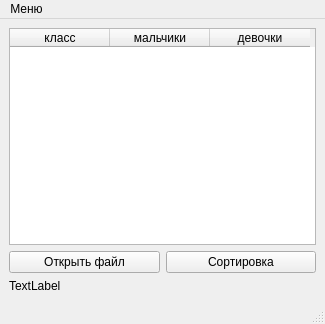
<?xml version="1.0" encoding="UTF-8"?>
<ui version="4.0">
 <class>MainWindow</class>
 <widget class="QMainWindow" name="MainWindow">
  <property name="geometry">
   <rect>
    <x>0</x>
    <y>0</y>
    <width>325</width>
    <height>324</height>
   </rect>
  </property>
  <property name="windowTitle">
   <string>MainWindow</string>
  </property>
  <widget class="QWidget" name="centralwidget">
   <layout class="QGridLayout" name="gridLayout">
    <item row="1" column="1">
     <widget class="QPushButton" name="pushButton">
      <property name="text">
       <string>Сортировка</string>
      </property>
     </widget>
    </item>
    <item row="0" column="0" colspan="2">
     <widget class="QTableWidget" name="tableWidget">
      <column>
       <property name="text">
        <string>класс</string>
       </property>
      </column>
      <column>
       <property name="text">
        <string>мальчики</string>
       </property>
      </column>
      <column>
       <property name="text">
        <string>девочки</string>
       </property>
      </column>
     </widget>
    </item>
    <item row="1" column="0">
     <widget class="QPushButton" name="pushButton_2">
      <property name="text">
       <string>Открыть файл</string>
      </property>
     </widget>
    </item>
    <item row="2" column="0" colspan="2">
     <widget class="QLabel" name="label">
      <property name="text">
       <string>TextLabel</string>
      </property>
     </widget>
    </item>
   </layout>
  </widget>
  <widget class="QMenuBar" name="menubar">
   <property name="geometry">
    <rect>
     <x>0</x>
     <y>0</y>
     <width>325</width>
     <height>21</height>
    </rect>
   </property>
   <widget class="QMenu" name="menu">
    <property name="title">
     <string>Меню</string>
    </property>
    <addaction name="action"/>
    <addaction name="action_2"/>
    <addaction name="action_3"/>
   </widget>
   <addaction name="menu"/>
  </widget>
  <widget class="QStatusBar" name="statusbar"/>
  <action name="action">
   <property name="text">
    <string>О программе</string>
   </property>
  </action>
  <action name="action_2">
   <property name="text">
    <string>Инструкция</string>
   </property>
  </action>
  <action name="action_3">
   <property name="text">
    <string>Выход</string>
   </property>
  </action>
 </widget>
 <resources/>
 <connections/>
</ui>
